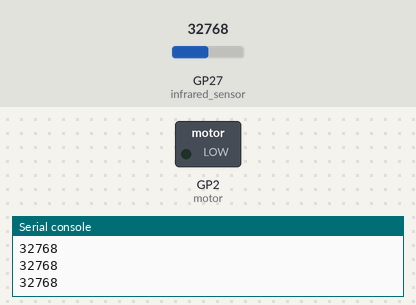
Simulated run of this program. Board: Raspberry Pi Pico running MicroPython. On the bench: switched loads named in the program (green lamp = pin HIGH), the last lines printed to the serial console. The inputs (shaded band) are chosen by the test bench; at power-on: GP27 (infrared_sensor) = 32768 (analog values on the 0–65535 scale).

Above: at 1.2 s.
1.3 s: GP27 (infrared_sensor) set to 3296
2.8 s: GP27 (infrared_sensor) set to 2848
At 3.1 s:
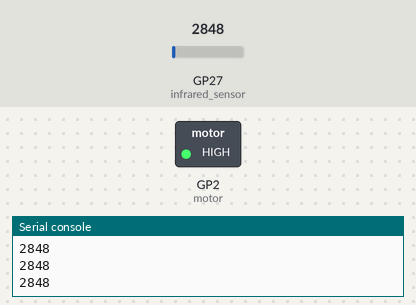
4.3 s: GP27 (infrared_sensor) set to 59312
5.8 s: GP27 (infrared_sensor) set to 60896
At 6.8 s:
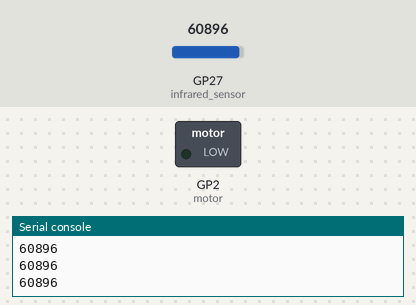
7.3 s: GP27 (infrared_sensor) set to 2345
At 8.0 s:
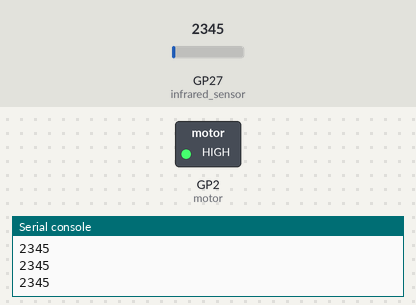
Timing chart, 0 to 9.8 s (numbered marks = the images above; inputs shaded):
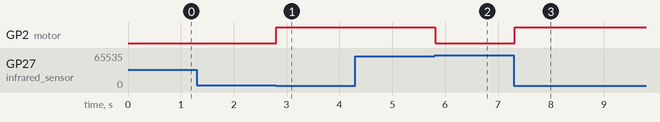

Measured:
- the behaviour switches between 3008 and 2992 on GP27 (infrared_sensor) (found by bisection; images 0 and 1)
- the behaviour switches between 59984 and 60000 on GP27 (infrared_sensor) (found by bisection; images 1 and 2)
- after the input at 2.8 s, GP2 (motor): LOW → HIGH at once
- after the input at 5.8 s, GP2 (motor): HIGH → LOW at once
- after the input at 7.3 s, GP2 (motor): LOW → HIGH at once

The program:

infrared_distance.py
```python
from machine import Pin, PWM, ADC
import time

motor = Pin(2, Pin.OUT)
infrared_sensor = ADC(Pin(27))

while True:
    val = infrared_sensor.read_u16()
    print(val)
    if val >= 60000:
        motor.value(0)
    elif val <= 3000:
        motor.value(1)
    time.sleep(0.1)
```
